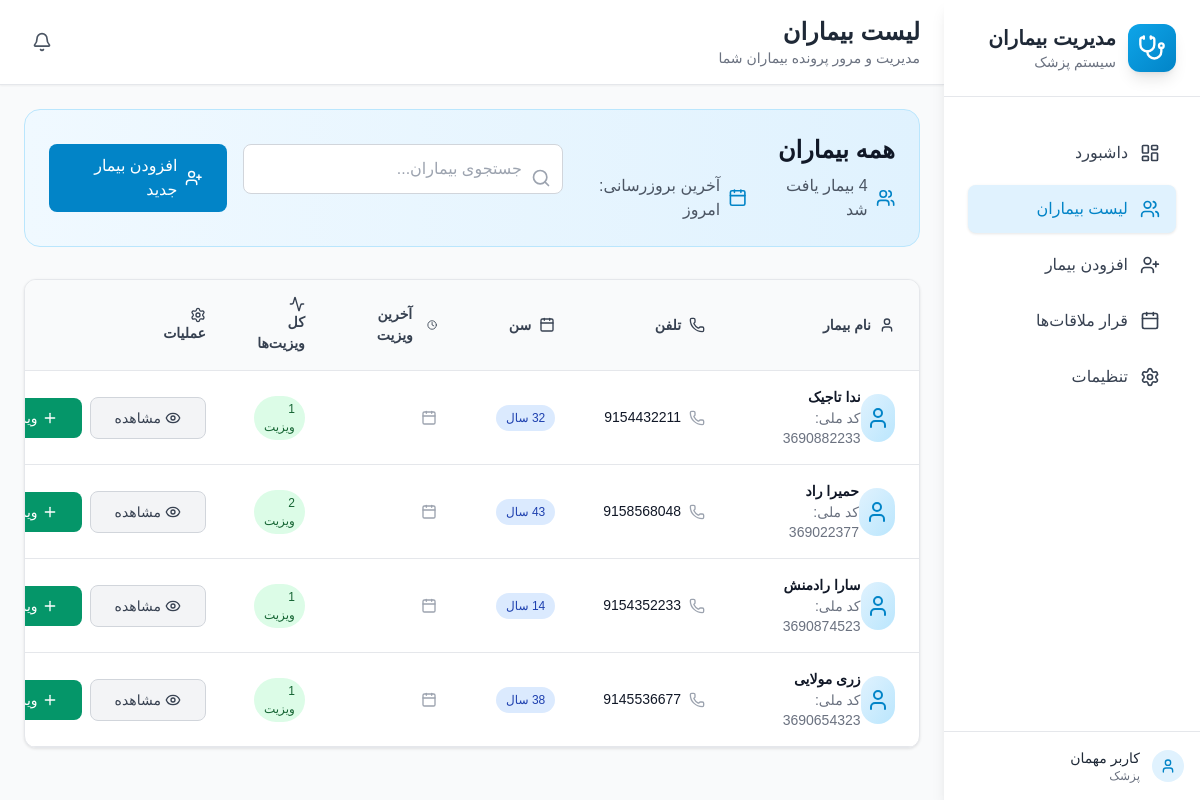
The page /patients/ on the database as committed earlier.
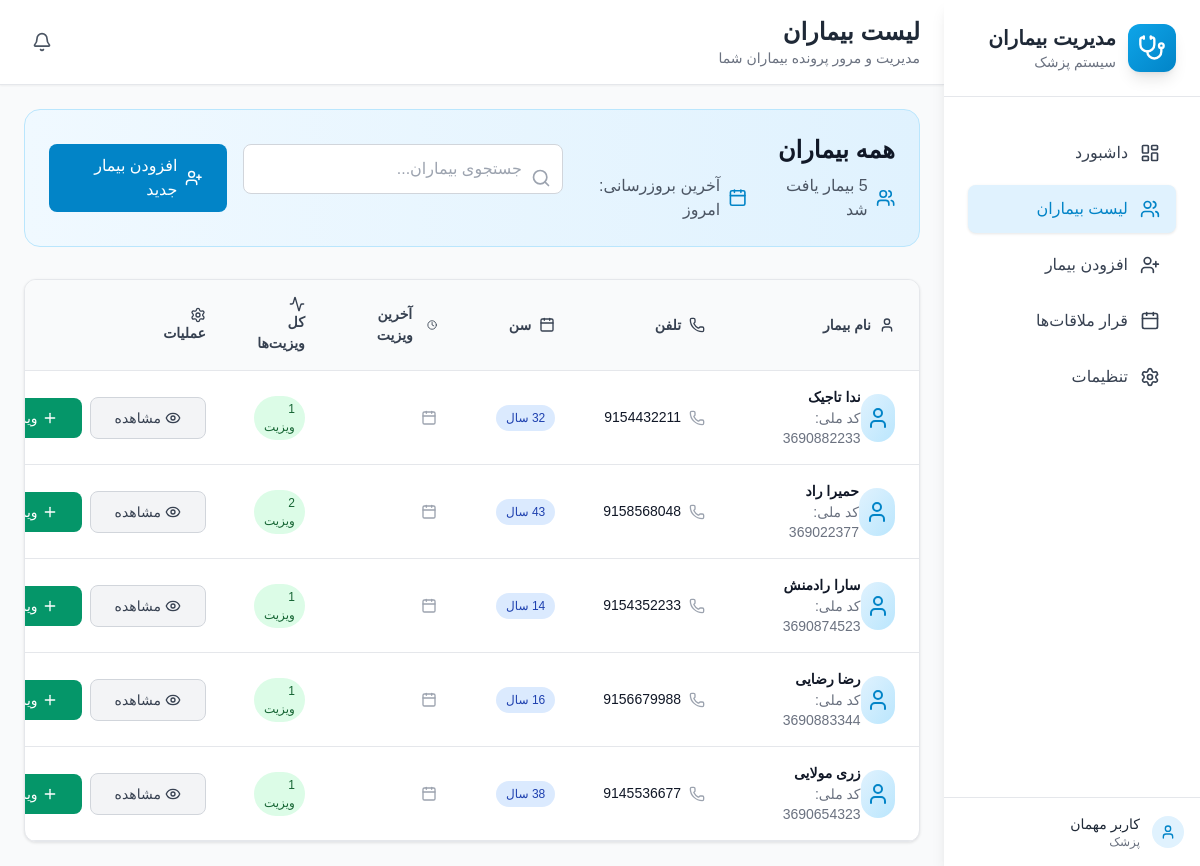
The same page on the database as committed later.
### patients/models.py (models this page shows, shortened)
class Patient(models.Model):
    GENDER_CHOICES = [
        ('M', 'مرد'),
        ('F', 'زن'),
        ('O', 'سایر'),
    ]
    first_name = models.CharField(max_length=100)
    last_name = models.CharField(max_length=100)
    national_id = models.CharField(
        max_length=20,
        unique=True,
        validators=[RegexValidator(
            regex=r'^\d+$',
            message='کد ملی باید فقط شامل اعداد باشد'
        )]
    )
    birth_date = models.CharField(max_length=10, help_text="تاریخ تولد به صورت شمسی (YYYY/MM/DD)")
    gender = models.CharField(max_length=1, choices=GENDER_CHOICES)
    phone = models.CharField(
        max_length=15,
        validators=[RegexValidator(
            regex=r'^\+?1?\d{9,15}$',
            message='شماره تلفن باید در فرمت صحیح وارد شود. حداکثر 15 رقم مجاز است.'
        )]
    )
    address = models.TextField()
    created_at = models.DateTimeField(auto_now_add=True)
    updated_at = models.DateTimeField(auto_now=True)
    class Meta:
        ordering = ['last_name', 'first_name']
    @property
    def full_name(self):
        return f"{self.first_name} {self.last_name}"
    @property
    def age(self):
        if not self.birth_date:
            return None
        try:
            parts = self.birth_date.split('/')
            if len(parts) != 3:
                return None
            jalali_year = int(parts[0])
            current_jalali_year = 1403  # Current Jalali year
            return current_jalali_year - jalali_year
        except (ValueError, IndexError):
            return None

### patients/views.py (the view, shortened to what this page needs)
# urls.py: path('patients/', views.patients_list, name='patients'),
def patients_list(request):
    patients = Patient.objects.prefetch_related('visits').order_by('last_name', 'first_name')
    search_query = request.GET.get('search', '')
    context = {
        'patients': patients,
        'search_query': search_query,
    }
    return render(request, 'patients.html', context)

### patients/context_processors.py (called while the page is built)
def notifications_context(request):
    unread_count = Notification.objects.filter(is_read=False).count()
    return {
        'unread_notifications_count': unread_count,
    }

### patients/templatetags/jalali.py (called while the page is built, shortened)
def _to_datetime(value):
    if isinstance(value, datetime):
        return value
    if isinstance(value, date):
        return datetime(value.year, value.month, value.day)
    return None

@register.filter(name="jalali")
def jalali(value, fmt: str = "%Y/%m/%d"):
    if value in (None, ""):
        return ""
    dt = _to_datetime(value)
    if not dt:
        return value
    if jdatetime is None:
        return dt.strftime(fmt)
    jdt = jdatetime.datetime.fromgregorian(datetime=dt)
    return jdt.strftime(fmt)

### templates/patients.html (shortened to what the changed rows need)
{% extends 'base.html' %}
{% load static %}
{% load jalali %}
{% block page_title %}لیست بیماران{% endblock %}
{% block content %}
<div class="space-y-8">
    <div class="bg-gradient-to-r from-medical-50 to-medical-100 rounded-2xl p-6 border border-medical-200">
        <div class="flex flex-col lg:flex-row lg:items-center lg:justify-between">
            <div class="mb-6 lg:mb-0">
                <h2 class="text-2xl font-bold text-gray-900 mb-2">همه بیماران</h2>
            </div>
        </div>
    </div>
    <div class="table-container">
        {% if patients %}
            <div class="overflow-x-auto">
                <table class="min-w-full" id="patientsTable">
                    <thead class="table-header">
                        <tr>
                            <th class="table-cell font-semibold text-gray-700">
                                <button onclick="sortTable(0)" class="flex items-center hover:text-medical-600 transition-colors">
                                    <i data-lucide="user" class="w-4 h-4 ml-2"></i>
                                    نام بیمار
                                    <i data-lucide="chevron-up-down" class="w-4 h-4 mr-2"></i>
                                </button>
                            </th>
                            <th class="table-cell font-semibold text-gray-700">
                                <button onclick="sortTable(1)" class="flex items-center hover:text-medical-600 transition-colors">
                                    <i data-lucide="phone" class="w-4 h-4 ml-2"></i>
                                    تلفن
                                    <i data-lucide="chevron-up-down" class="w-4 h-4 mr-2"></i>
                                </button>
                            </th>
                            <th class="table-cell font-semibold text-gray-700">
                                <button onclick="sortTable(2)" class="flex items-center hover:text-medical-600 transition-colors">
                                    <i data-lucide="calendar" class="w-4 h-4 ml-2"></i>
                                    سن
                                    <i data-lucide="chevron-up-down" class="w-4 h-4 mr-2"></i>
                                </button>
                            </th>
                            <th class="table-cell font-semibold text-gray-700">
                                <button onclick="sortTable(3)" class="flex items-center hover:text-medical-600 transition-colors">
                                    <i data-lucide="clock" class="w-4 h-4 ml-2"></i>
                                    آخرین ویزیت
                                    <i data-lucide="chevron-up-down" class="w-4 h-4 mr-2"></i>
                                </button>
                            </th>
                            <th class="table-cell font-semibold text-gray-700">
                                <i data-lucide="activity" class="w-4 h-4 ml-2"></i>
                                کل ویزیت‌ها
                            </th>
                            <th class="table-cell font-semibold text-gray-700">
                                <i data-lucide="settings" class="w-4 h-4 ml-2"></i>
                                عملیات
                            </th>
                        </tr>
                    </thead>
                    <tbody>
                        {% for patient in patients %}
                        <tr class="table-row patient-row">
                            <td class="table-cell">
                                <div class="flex items-center">
                                    <div class="w-12 h-12 bg-gradient-to-br from-medical-100 to-medical-200 rounded-full flex items-center justify-center">
                                        <i data-lucide="user" class="w-6 h-6 text-medical-600"></i>
                                    </div>
                                    <div class="ml-4">
                                        <div class="font-semibold text-gray-900 patient-name">
                                            {{ patient.full_name }}
                                        </div>
                                        <div class="text-sm text-gray-500">
                                            کد ملی: {{ patient.national_id }}
                                        </div>
                                    </div>
                                </div>
                            </td>
                            <td class="table-cell">
                                <div class="flex items-center text-gray-900 patient-phone">
                                    <i data-lucide="phone" class="w-4 h-4 ml-2 text-gray-400"></i>
                                    {{ patient.phone }}
                                </div>
                            </td>
                            <td class="table-cell">
                                <span class="badge badge-info patient-age">{{ patient.age }} سال</span>
                            </td>
                            <td class="table-cell patient-last-visit">
                                {% if patient.visits.first %}
                                    <div class="flex items-center text-gray-900">
                                        <i data-lucide="calendar" class="w-4 h-4 ml-2 text-gray-400"></i>
                                    </div>
                                {% else %}
                                    <span class="badge badge-warning">هنوز ویزیتی نداشته</span>
                                {% endif %}
                            </td>
                            <td class="table-cell">
                                <span class="badge badge-success">
                                    {{ patient.visits.count }} ویزیت
                                </span>
                            </td>
                            <td class="table-cell">
                                <div class="flex items-center space-x-2 space-x-reverse">
                                    <a href="{% url 'patient_detail' patient.id %}"
                                       class="btn-secondary text-sm">
                                        <i data-lucide="eye" class="w-4 h-4 ml-1"></i>
                                        مشاهده
                                    </a>
                                    <a href="{% url 'add_visit' patient.id %}"
                                       class="btn-success text-sm">
                                        <i data-lucide="plus" class="w-4 h-4 ml-1"></i>
                                        ویزیت
                                    </a>
                                </div>
                            </td>
                        </tr>
                        {% endfor %}
                    </tbody>
                </table>
            </div>
        {% endif %}
    </div>
</div>
{% endblock %}

Rows that differ between the two databases and show on the page:
added Patient: full_name "رضا رضایی", national_id "3690883344", phone "9156679988", visits.count "1"
